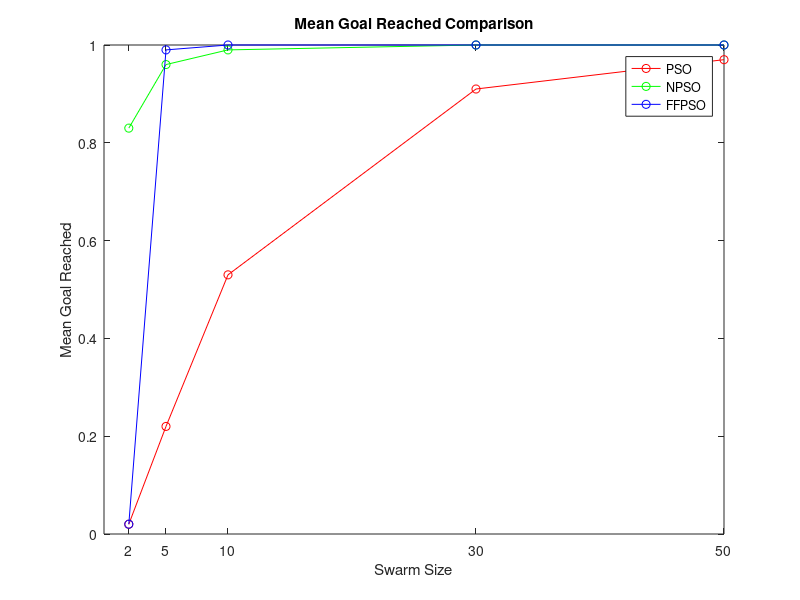

The MATLAB script that drew this image:

clear
close all

x = [2 5 10 30 50];

%AIC 1
%Mean Collision
% y1 = [1.18 21.5 95.43 253.52 240.04];
% y2 = [0.07 0.28 1.03 34.41 45.94];
% y3 = [0.1 0.39 1.56 6.6 7.22];


%Mean Iteration
% y1 = [14.96 18.01 15.67 10.6 9.55];
% y2 = [60.98 26.47 17.11 10.59 9.91];
% y3 = [63.31 45.83 19.57 11.11 9.88];

%Mean Goal
y1 = [0.02 0.22 0.53 0.91 0.97];
y2 = [0.83 0.96 0.99 1 1];
y3 = [0.02 0.99 1 1 1];


figure
plot(x,y1,'r-o',x,y2,'g-o',x,y3,'b-o')
legend('PSO','NPSO','FFPSO')

% title('Mean Collision Comparison')
% ylabel('Mean Collision');

% title('Mean Iteration Comparison')
% ylabel('Mean Iteration');

title('Mean Goal Reached Comparison')
ylabel('Mean Goal Reached');

xlabel('Swarm Size')
xticks(x)
